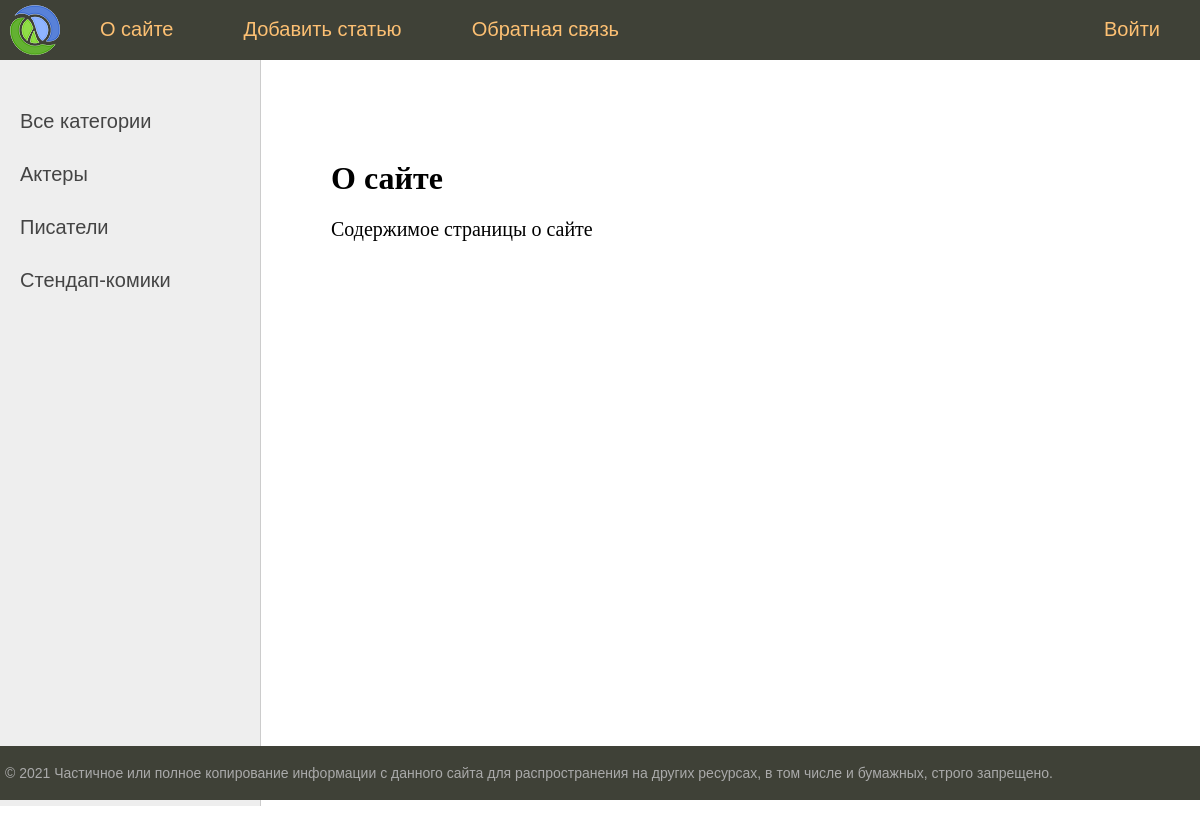
The page /about/ on the database its author committed.
### stars/models.py (models this page shows, shortened)
class Category(models.Model):
    name = models.CharField(max_length=100, db_index=True, verbose_name='Название категории')
    slug = models.SlugField(max_length=255, unique=True, db_index=True, verbose_name='CAT_URL')
    def get_absolute_url(self):
        return reverse('category', kwargs={'cat_id': self.pk})
    class Meta:
        verbose_name_plural = "Категории"
        verbose_name = "Категория"
        ordering = ['id']

### stars/views.py (the view)
# urls.py: path('about/', about, name='about'),
def about(request):
    return render(request, 'stars/about.html', {'menu': menu, 'title': 'О сайте'})

### stars/templatetags/stars_tags.py (called while the page is built)
@register.simple_tag()
def get_categories():
    return Category.objects.all()

### stars/templates/stars/about.html
{% extends 'stars/base.html' %}
{% block content %}
    <h1>{{ title }}</h1>
    <p>Содержимое страницы о сайте
{% endblock %}

### stars/templates/stars/base.html (shortened to what this page needs)
{% load static %}
{% load stars_tags %}
<!DOCTYPE html>
<html lang="RU">
<head>
    <link type="text/css" href="{% static 'stars/css/styles.css' %}" rel="stylesheet"/>
</head>
<body>
<table class="table-page" border=0 cellpadding="0" cellspacing="0">
    <tr>
        <td valign=top>
            {% block mainmenu %}
                <div class="header">
                    <ul id="mainmenu" class="mainmenu">
                        <li class="logo"><a href="{% url 'home' %}">
                            <div class="logo"></div>
                        </a></li>
                        {% for m in menu %}
                            {% if not forloop.last %}
                                <li><a href="{% url m.url_name %}">{{ m.title }}</a></li>
                            {% else %}
                                <li class="last"><a href="{% url m.url_name %}">{{ m.title }}</a></li>
                            {% endif %}
                        {% endfor %}
                    </ul>
                </div>
            {% endblock mainmenu %}
            <table class="table-content" border=0 cellpadding="0" cellspacing="0">
                <tr>
                    <td valign="top" class="left-chapters">
                        <ul id="leftchapters">
                            {% if cat_selected == 0 %}
                                <li class="selected">Все категории</li>
                            {% else %}
                                <li><a href="{% url 'home' %}">Все категории</a></li>
                            {% endif %}
                            {% get_categories as categories %}
                            {% for c in categories %}
                                {% if c.pk == cat_selected %}
                                    <li class="selected">{{ c.name }}</li>
                                {% else %}
                                    <li><a href="{{ c.get_absolute_url }}">{{ c.name }}</a></li>
                                {% endif %}
                            {% endfor %}
                        </ul>
                    </td>
                    <td valign="top" class="content">
                        <div class="content-text">
                            {% block content %}
                            {% endblock %}
                        </div>
                    </td>
                </tr>
            </table>
        </td>
    </tr>
    <tr>
        <td valign=top>
            <div id="footer">
                <p>&copy; 2021 Частичное или полное копирование информации с данного сайта для распространения на других
                    ресурсах, в том числе и бумажных, строго запрещено.</p>
            </div>
        </td>
    </tr>
</table>
</body>
</html>

### stars/static/stars/css/styles.css (style rules this page uses)
html, body { font-family: 'Arial'; margin: 0; padding: 0; height: 100%; width: 100%; color: #444; }
a { color: #0059b2; text-decoration: none; }
.table-page { width: 100%; height: 100%; vertical-align: top; }
.table-page tr { height: 100%; }
.header { background: #3F4137; height: 60px; }
.logo { background: url('../images/logo.png') no-repeat 10px 5px; width: 70px; height: 60px; }
ul.mainmenu { list-style: none; margin: 0; padding: 0; height: 60px; color: #fdc073; font-size: 20px; overflow: hidden; }
ul.mainmenu li { float: left; margin: 18px 40px 0 30px; }
ul.mainmenu li.logo { margin: 0; }
ul.mainmenu li.last { float: right; }
ul.mainmenu li a { color: #fdc073; text-decoration: none; }
.table-content { width: 100%; min-height: 100%; height: 100%; }
.left-chapters { margin: 0; background: #eee; border-right: 1px solid #ccc; min-height: 100%; }
.left-chapters ul { width: 230px; min-height: 100%; margin: 0; padding: 20px 10px 10px 20px; list-style: none; font-size: 20px; }
.left-chapters ul li { margin: 30px 0 0 0; color: #999; }
.left-chapters ul li a { color: #444; text-decoration: none; }
.content { padding: 40px 20px 20px 40px; width: 100%; box-sizing: border-box; }
.content-text { margin: 60px 0 0 30px; color: #000; font-size: 20px; font-family: Yandex Sans Display Light; }
.content-text h1 { font-size: 32px; }
#footer { box-sizing: border-box; background: #3F4137; padding: 5px; color: #aaa; font-size: 14px; font-family: Verdana, Geneva, Arial, Helvetica; text-align: left; overflow: hidden; }

### rows shown on the page
Category: name "Актеры"
Category: name "Писатели"
Category: name "Стендап-комики"

### other values the page prints
{{ m.title }} "О сайте" "Добавить статью" "Обратная связь"
{{ m.title }} "Войти"
{{ title }} "О сайте"
